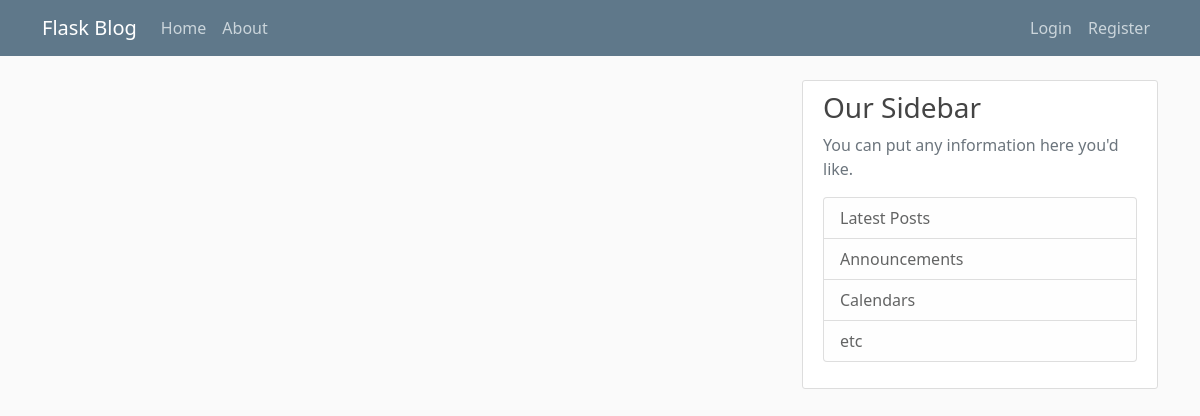
Page /home on the earlier database version.
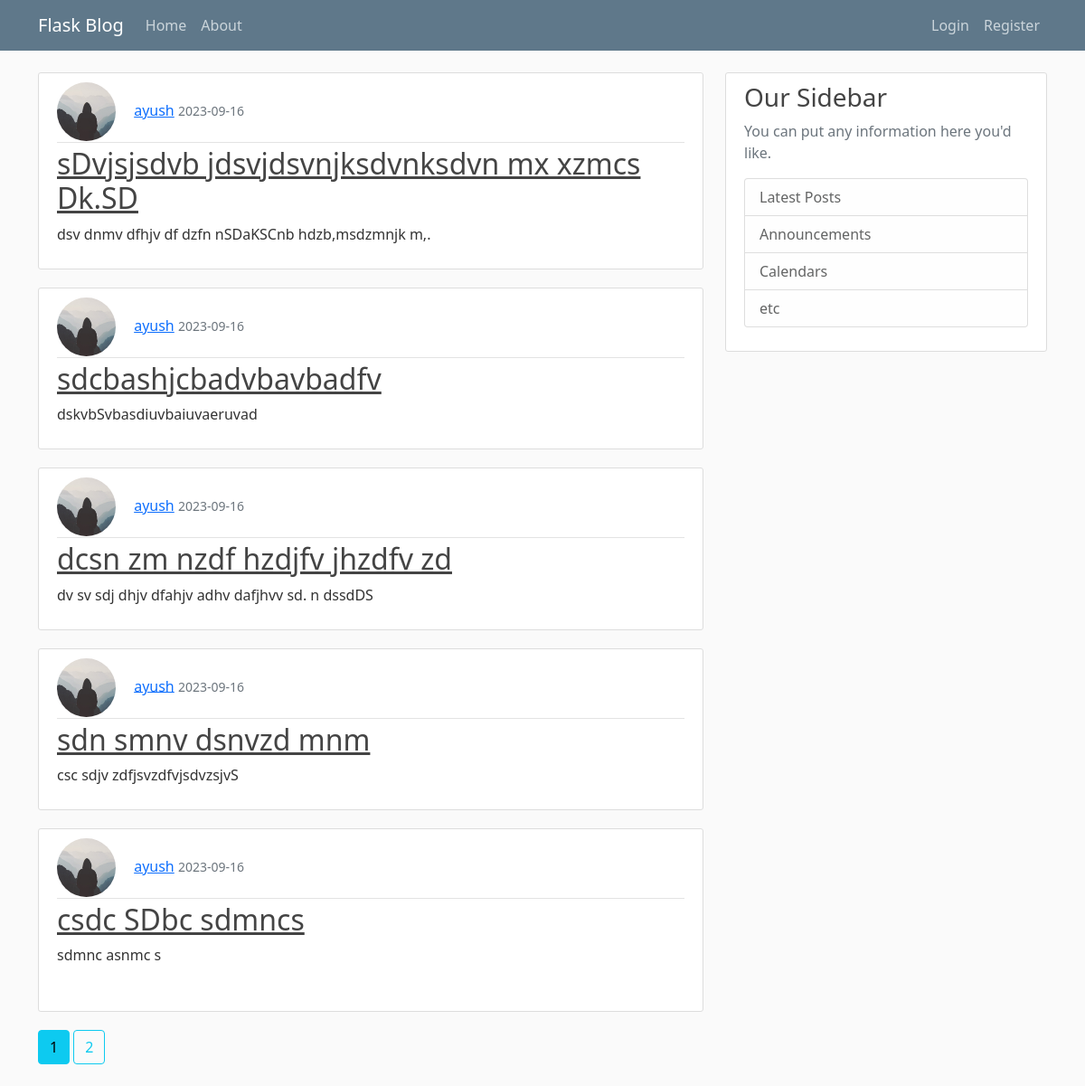
Same page on the later database version.
### flask_blog/models.py (models this page shows, shortened)
class Post(db.Model):
        id=db.Column(db.Integer, primary_key=True)
        title=db.Column(db.String(100),nullable=False)
        date_posted=db.Column(db.DateTime,nullable=False,default=datetime.utcnow)
        content=db.Column(db.Text,nullable=False)
        user_id = db.Column(db.Integer, db.ForeignKey("user.id"), nullable=False)

class User(db.Model, UserMixin):
    id=db.Column(db.Integer, primary_key=True)
    username=db.Column(db.String(20),unique=True,nullable=False)
    email=db.Column(db.String(120),unique=True,nullable=False)
    image_file=db.Column(db.String(20),nullable=False,default='default.jpg')
    password=db.Column(db.String(60),nullable=False)
    posts=db.relationship('Post',backref='Author',lazy=True)

### flask_blog/routes.py (the view)
@app.route('/')
@app.route('/home')
def home():
    page=request.args.get('page',1,type=int)
    post=Post.query.order_by(Post.date_posted.desc()).paginate(page=page,per_page=5)
    return render_template('home.html', posts=post)

### flask_blog/templates/home.html (shortened to what this page needs)
{% extends "base.html" %}
{% block body %}
    {%for post in posts.items%}
    <article class="media content-section">
        <div class="media-body">
          <div class="article-metadata">
            <img class="rounded-circle article-img" src={{url_for('static',filename='pics/'+post.Author.image_file)}}>
            <a class="mr-2" href="{{url_for('user_post',username=post.Author.username)}}">{{ post.Author.username }}</a>
            <small class="text-muted">{{ post.date_posted.strftime('%Y-%m-%d') }}</small>
          </div>
          <h2><a class="article-title" href="{{url_for('post',post_id=post.id)}}">{{ post.title }}</a></h2>
          <p class="article-content">{{ post.content }}</p>
        </div>
      </article>
      {% endfor %}
      {% for page_num in posts.iter_pages(left_edge=1, right_edge=1,left_current=1,right_current=2) %}
              {%if page_num %}
                 {% if posts.page== page_num%}
                      <a class='btn btn-info mb-4' href="{{url_for('home',page=page_num)}}">{{page_num}}</a>
                  {%else%}
                  <a class='btn btn-outline-info mb-4' href="{{url_for('home',page=page_num)}}">{{page_num}}</a>
                  {% endif %}
              {% else %}
              ...
              {% endif %}
      {% endfor %}
{% endblock body %}

### flask_blog/templates/base.html (shortened to what this page needs)
<!doctype html>
<html lang="en">
  <head>
    <link href="https://cdn.jsdelivr.net/npm/bootstrap@5.0.2/dist/css/bootstrap.min.css" rel="stylesheet">
    <link rel="stylesheet" type="text/css" href="{{url_for('static',filename='main.css')}}">
  </head>
  <body>
    <header class="site-header">
        <nav class="navbar navbar-expand-md navbar-dark bg-steel fixed-top">
          <div class="container">
            <a class="navbar-brand mr-4" href="/">Flask Blog</a>
            <div class="collapse navbar-collapse" id="navbarToggle">
              <div class="navbar-nav mr-auto">
                <a class="nav-item nav-link" href="{{url_for('home')}}">Home</a>
                <a class="nav-item nav-link" href="{{url_for('about')}}">About</a>
              </div>
              <div class="navbar-nav ms-auto">
                {% if current_user.is_authenticated %}
                <a class="nav-item nav-link" href="{{url_for('new_post')}}">New Post</a>
                <a class="nav-item nav-link" href="{{url_for('account')}}">Account</a>
                <a class="nav-item nav-link" href="{{url_for('logout')}}">Logout</a>
                {%else %}
                <a class="nav-item nav-link" href="{{url_for('login')}}">Login</a>
                <a class="nav-item nav-link" href="{{url_for('register')}}">Register</a>
                {%endif%}
              </div>
            </div>
          </div>
        </nav>
      </header>
      <main role="main" class="container">
        <div class="row">
          <div class="col-md-8">
            <div class="media-content-section">{% block body %}{% endblock body %}</div>
          </div>
          <div class="col-md-4">
            <div class="content-section">
              <h3>Our Sidebar</h3>
              <p class='text-muted'>You can put any information here you'd like.
                <ul class="list-group">
                  <li class="list-group-item list-group-item-light">Latest Posts</li>
                  <li class="list-group-item list-group-item-light">Announcements</li>
                  <li class="list-group-item list-group-item-light">Calendars</li>
                  <li class="list-group-item list-group-item-light">etc</li>
                </ul>
              </p>
            </div>
          </div>
        </div>
      </main>
  </body>
</html>

### flask_blog/static/main.css (style rules this page uses)
body { background: #fafafa; color: #333333; margin-top: 5rem; }
h1, h2, h3, h4, h5, h6 { color: #444444; }
.bg-steel { background-color: #5f788a; }
.site-header .navbar-nav .nav-link { color: #cbd5db; }
.content-section { background: #ffffff; padding: 10px 20px; border: 1px solid #dddddd; border-radius: 3px; margin-bottom: 20px; }
.article-title { color: #444444; }
.article-content { white-space: pre-line; }
.article-img { height: 65px; width: 65px; margin-right: 16px; }
.article-metadata { padding-bottom: 1px; margin-bottom: 4px; border-bottom: 1px solid #e3e3e3 }

Differences in the rows shown:
added Post: image_file (placeholder picture), Author.username "ayush", date_posted "2023-09-16", title "sDvjsjsdvb jdsvjdsvnjksdvnksdvn mx xzmcs Dk.SD", content "dsv dnmv dfhjv df dzfn nSDaKSCnb hdzb,msdzmnjk m,."
added Post: image_file (placeholder picture), Author.username "ayush", date_posted "2023-09-16", title "sdcbashjcbadvbavbadfv", content "dskvbSvbasdiuvbaiuvaeruvad"
added Post: image_file (placeholder picture), Author.username "ayush", date_posted "2023-09-16", title "dcsn zm nzdf hzdjfv jhzdfv zd", content "dv sv sdj dhjv dfahjv adhv dafjhvv sd. n dssdDS"
added Post: image_file (placeholder picture), Author.username "ayush", date_posted "2023-09-16", title "sdn smnv dsnvzd mnm", content "csc sdjv zdfjsvzdfvjsdvzsjvS"
added Post: image_file (placeholder picture), Author.username "ayush", date_posted "2023-09-16", title "csdc SDbc sdmncs", content "sdmnc asnmc s"
Other differences:
new list line: "1"
new list line: "2"
